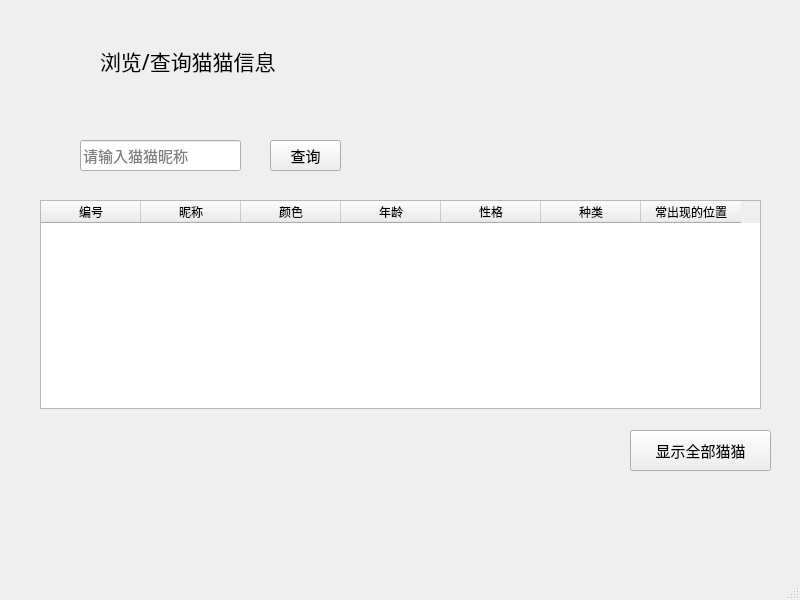
<?xml version="1.0" encoding="UTF-8"?>
<ui version="4.0">
 <class>MainWindow</class>
 <widget class="QMainWindow" name="MainWindow">
  <property name="geometry">
   <rect>
    <x>0</x>
    <y>0</y>
    <width>800</width>
    <height>600</height>
   </rect>
  </property>
  <property name="windowTitle">
   <string>findCat</string>
  </property>
  <property name="windowIcon">
   <iconset>
    <normaloff>images/m.jpg</normaloff>images/m.jpg</iconset>
  </property>
  <widget class="QWidget" name="centralwidget">
   <widget class="QLabel" name="label_5">
    <property name="geometry">
     <rect>
      <x>40</x>
      <y>30</y>
      <width>61</width>
      <height>61</height>
     </rect>
    </property>
    <property name="text">
     <string/>
    </property>
    <property name="pixmap">
     <pixmap>images/图标3.png</pixmap>
    </property>
   </widget>
   <widget class="QLabel" name="label">
    <property name="geometry">
     <rect>
      <x>100</x>
      <y>40</y>
      <width>231</width>
      <height>41</height>
     </rect>
    </property>
    <property name="font">
     <font>
      <family>等线 Light</family>
      <pointsize>16</pointsize>
     </font>
    </property>
    <property name="text">
     <string>浏览/查询猫猫信息</string>
    </property>
   </widget>
   <widget class="QTableWidget" name="tbl_cat">
    <property name="geometry">
     <rect>
      <x>40</x>
      <y>200</y>
      <width>721</width>
      <height>209</height>
     </rect>
    </property>
    <attribute name="horizontalHeaderVisible">
     <bool>true</bool>
    </attribute>
    <attribute name="verticalHeaderVisible">
     <bool>false</bool>
    </attribute>
    <attribute name="verticalHeaderStretchLastSection">
     <bool>false</bool>
    </attribute>
    <column>
     <property name="text">
      <string>编号</string>
     </property>
    </column>
    <column>
     <property name="text">
      <string>昵称</string>
     </property>
    </column>
    <column>
     <property name="text">
      <string>颜色</string>
     </property>
    </column>
    <column>
     <property name="text">
      <string>年龄</string>
     </property>
    </column>
    <column>
     <property name="text">
      <string>性格</string>
     </property>
    </column>
    <column>
     <property name="text">
      <string>种类</string>
     </property>
    </column>
    <column>
     <property name="text">
      <string>常出现的位置</string>
     </property>
    </column>
   </widget>
   <widget class="QPushButton" name="btn_allcat">
    <property name="geometry">
     <rect>
      <x>630</x>
      <y>430</y>
      <width>141</width>
      <height>41</height>
     </rect>
    </property>
    <property name="font">
     <font>
      <family>等线 Light</family>
      <pointsize>11</pointsize>
     </font>
    </property>
    <property name="text">
     <string>显示全部猫猫</string>
    </property>
   </widget>
   <widget class="QLineEdit" name="edit_catname">
    <property name="geometry">
     <rect>
      <x>80</x>
      <y>140</y>
      <width>161</width>
      <height>31</height>
     </rect>
    </property>
    <property name="font">
     <font>
      <family>Arial</family>
      <pointsize>11</pointsize>
     </font>
    </property>
    <property name="placeholderText">
     <string>请输入猫猫昵称</string>
    </property>
   </widget>
   <widget class="QPushButton" name="btn_findcat">
    <property name="geometry">
     <rect>
      <x>270</x>
      <y>140</y>
      <width>71</width>
      <height>31</height>
     </rect>
    </property>
    <property name="font">
     <font>
      <family>等线 Light</family>
      <pointsize>11</pointsize>
     </font>
    </property>
    <property name="text">
     <string>查询</string>
    </property>
   </widget>
   <widget class="QLabel" name="label_2">
    <property name="geometry">
     <rect>
      <x>520</x>
      <y>40</y>
      <width>121</width>
      <height>131</height>
     </rect>
    </property>
    <property name="text">
     <string/>
    </property>
    <property name="pixmap">
     <pixmap>images/猫6.png</pixmap>
    </property>
   </widget>
   <widget class="QLabel" name="label_3">
    <property name="geometry">
     <rect>
      <x>150</x>
      <y>440</y>
      <width>141</width>
      <height>131</height>
     </rect>
    </property>
    <property name="text">
     <string/>
    </property>
    <property name="pixmap">
     <pixmap>images/猫7.png</pixmap>
    </property>
   </widget>
  </widget>
  <widget class="QStatusBar" name="statusbar"/>
 </widget>
 <resources/>
 <connections/>
</ui>
